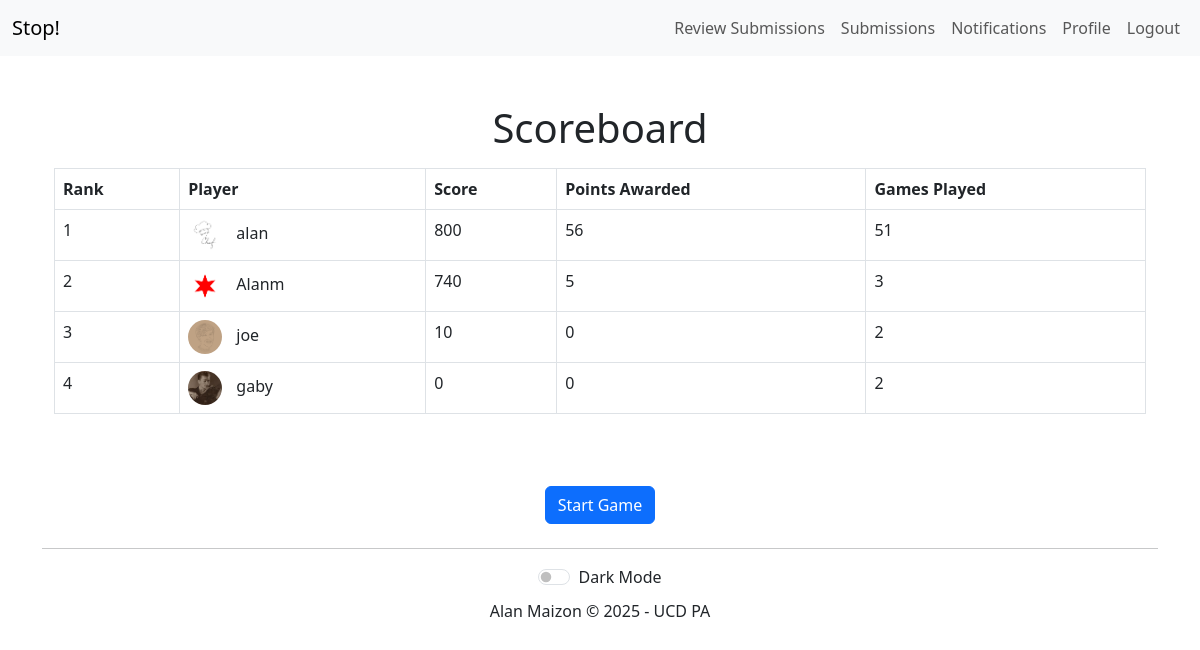
/game/lobby/ (signed in), run on an earlier commit of the app's database.
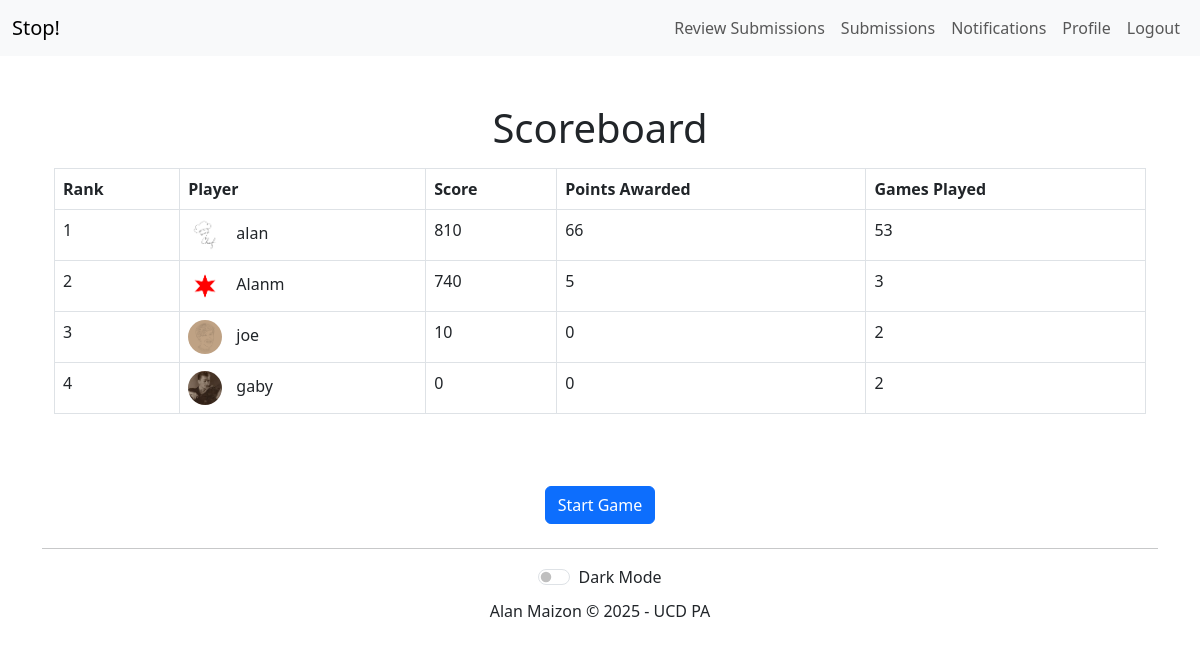
And on a later commit of the database.
### game/models.py (models this page shows, shortened)
class Player(models.Model):
    user = models.OneToOneField(settings.AUTH_USER_MODEL, on_delete=models.CASCADE)
    score = models.PositiveIntegerField(default=0)
    @property
    def profile_picture_url(self):
        if self.user.avatar:
            return self.user.avatar.url
        return settings.STATIC_URL + 'default-avatar.png'

### user/models.py (models this page shows, shortened)
class User(AbstractUser):
    ROLE_CHOICES = (
        ('Admin', 'Admin'),
        ('Player', 'Player'),
    )
    role = models.CharField(max_length=10, choices=ROLE_CHOICES, default='Player')
    avatar = models.ImageField(upload_to='avatars/', blank=True, null=True)

### game/views.py (the view)
# urls.py: path('lobby/', views.lobby, name='lobby'),
@login_required
def lobby(request):
    players = Player.objects.all().order_by('-score')
    player_points = {
        player.id: Submission.objects.filter(player=player).aggregate(Sum('score_calculated'))['score_calculated__sum'] or 0
        for player in players
    }
    player_games_played = {
        player.id: Submission.objects.filter(player=player).values('round').distinct().count()
        for player in players
    }
    ranked_players = [
        {
            'rank': rank,
            'player': player,
            'points_awarded': player_points[player.id],
            'games_played': player_games_played[player.id]
        }
        for rank, player in enumerate(players, start=1)
    ]
    paginator = Paginator(ranked_players, 10)  # Show 10 players per page
    page_number = request.GET.get('page')
    page_obj = paginator.get_page(page_number)
    context = {'page_obj': page_obj}
    return render(request, 'game/lobby.html', context)

### game/templates/game/lobby.html (shortened to what this page needs)
{% extends 'base.html' %}
{% block content %}
<div class="container mt-5">
    <h1 class="text-center">Scoreboard</h1>
    <table class="table table-bordered table-hover mt-3">
        <thead class="thead-light">
            <tr>
                <th>Rank</th>
                <th>Player</th>
                <th>Score</th>
                <th>Points Awarded</th>
                <th>Games Played</th>
            </tr>
        </thead>
        <tbody>
            {% for item in page_obj %}
                <tr>
                    <td>{{ item.rank }}</td>
                    <td>
                        <img src="{{ item.player.profile_picture_url }}" class="imgthumbnail" alt="Profile Picture">
                        {{ item.player.user.username }}
                    </td>
                    <td>{{ item.player.score }}</td>
                    <td>{{ item.points_awarded }}</td>
                    <td>{{ item.games_played }}</td>
                </tr>
            {% endfor %}
        </tbody>
    </table>
    <div class="text-center mt-5">
        <a href="{% url 'game:start' %}" class="btn btn-primary mt-4">Start Game</a>
    </div>
</div>
{% endblock %}

What changed in the data, as far as the page shows it:
changed Player "alan": player.score "800" → "810"; points_awarded "56" → "66"; games_played "51" → "53"
